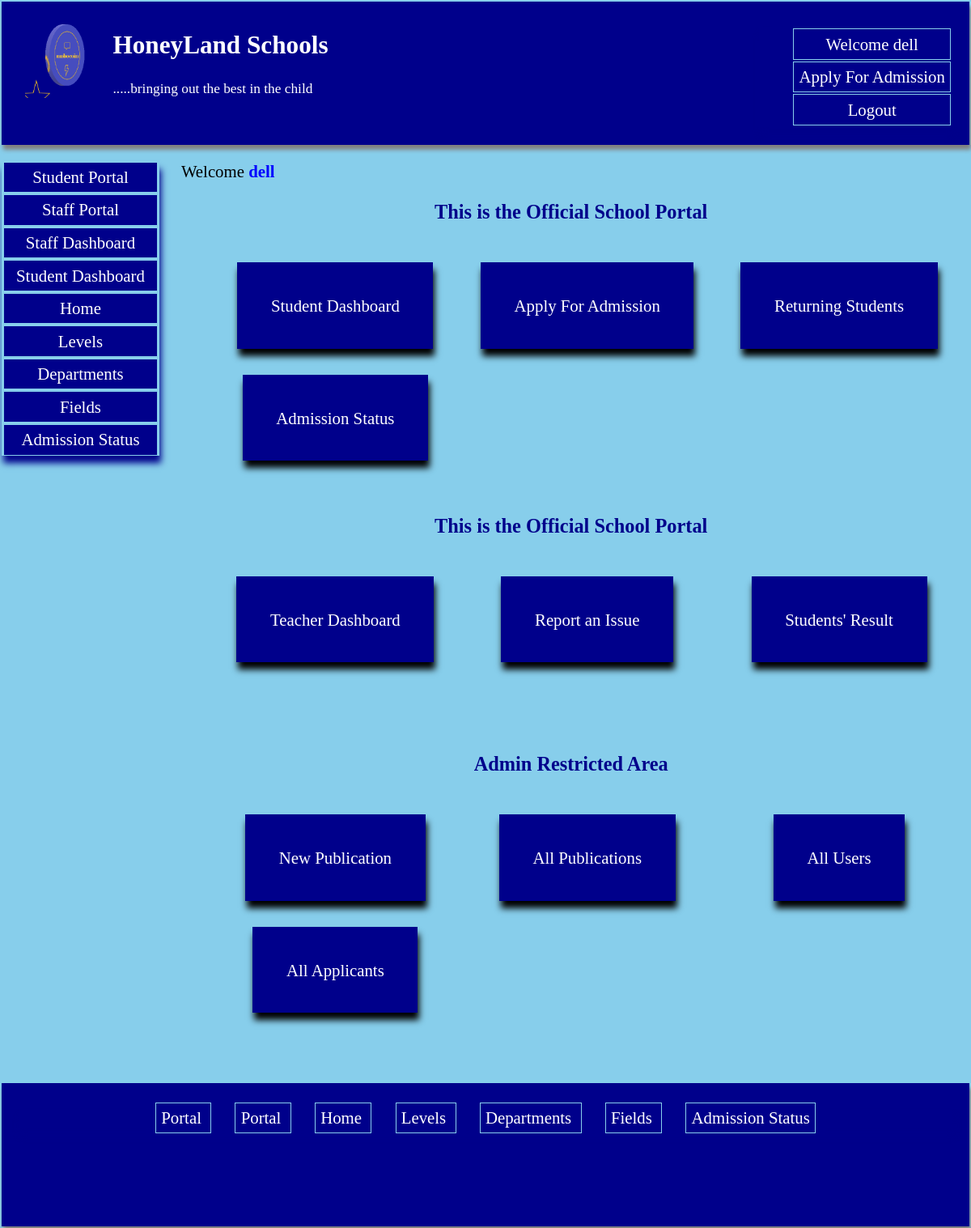
Page /portal/ (signed in) on the committed database.
### profiles/models.py (models this page shows, shortened)
class CustomUser(AbstractUser):
    phone = models.IntegerField(null=True,  unique=True)
    country = models.CharField(max_length=200,  blank=True)
    state = models.CharField(max_length=200,  blank=True)
    is_student = models.BooleanField(default=0)
    is_teacher = models.BooleanField(default=0)
    mailing_address = models.CharField(max_length=200,  blank=True)

class Logo(models.Model):
    name = models.CharField(max_length=200, null=True)
    image = models.ImageField(upload_to='media/')

### studentportal/views.py (the view)
# urls.py: path('portal/', views.Portal.as_view(), name= 'portal'),
class Portal(  ListView):
    model = Student_field
    template_name = 'portal.html'
    context_object_name = 'studentfields'
    def get_context_data(self, **kwargs):
        context = super().get_context_data(**kwargs)
        context['logo'] = Logo.objects.all()
        return context

### studentportal/templates/portal.html (shortened to what this page needs)
{% extends 'baseportal.html' %}
{% block content %}
{% if request.user.is_authenticated %}<p> Welcome <b style ='color:blue;'>
    {{request.user}}
</b>
{% endif %}
{% if request.user.is_student or request.user.is_superuser %}
<h3 style='text-align: center; color: darkblue'> This is the Official School Portal </h3>
<br>
<ul  class='boarddash' style='display: grid; grid-template-columns: 2.5fr 2.5fr 2.5fr; grid-gap: 0.5em; '>
<li><a href ='{% url "studentdashboardlink" %}'> Student  Dashboard </a> </li>
<li><a href ='{% url "apply" %}'>   Apply For Admission </a> </li>
<li><a href ='{% url "login" %}'> Returning Students </a> </li>
<li><a href ='{% url "admissionstat" %}'>  Admission Status </a> </li>
</ul>
{% endif %}
{% if request.user.is_superuser or request.user.is_teacher %}
<h3 style='text-align: center; color: darkblue'> This is the Official School Portal </h3>
<br>
<ul  class='boarddash' style='display: grid; grid-template-columns: 2.5fr 2.5fr 2.5fr; grid-gap: 0.5em; '>
<li><a href ='{% url "staffdashboard" %}'> Teacher  Dashboard </a> </li>
<li><a href ='{% url "register" %}'>   Report an Issue </a> </li>
<li><a href ='{% url "newexamscores" %}'> Students' Result </a> </li>
</ul>
{% endif %}
<br>
{% if  request.user.is_superuser  %}
<h3 style='color: darkblue; text-align: center'> Admin Restricted Area </h3>
<br>
<ul  class='boarddash' style='display: grid; grid-template-columns: 2.5fr 2.5fr 2.5fr; grid-gap: 0.5em; '>
    <li><a href ='{% url "createpub" %}'> New Publication </a> </li>
<li><a href ='{% url "publist" %}'> All Publications </a> </li>
<li><a href ='{% url "userlist" %}'> All Users </a> </li>
<li><a href ='{% url "applicantlist" %}'> All Applicants </a> </li>
</ul>
<br>
{% endif %}
{% endblock %}

### studentportal/templates/baseportal.html (shortened to what this page needs)
<head>
</head>
<body style ='margin: 0em; padding: 0.1em; font-size: 1.3em;  background: skyblue;'   >
    <header style= 'box-shadow: 2px 6px 5px grey;margin: 0em; padding-left: 1em; padding-right: 1em; padding-top: 0.5em; height: 8em;
    background: darkblue; color: white;'>
    {% if   request.user.is_superuser or  request.user.is_authenticated %}
    <ul class='nav' style='float: right; list-style-type: none;' >
   <li> <a  style ='color: white; ' href = "#"> Welcome {{user}} </a></li>
   <li><a  style ='color: white; ' href ='{% url "apply" %}'> Apply For Admission </a></li>
    <li><a  style ='color: white; ' href ='{% url "portallogout" %}'> Logout </a></li>
    </ul>
    {% endif %}
    {% for log in logo  %}
    <img style="backgrond: skyblue; float: left; margin: 0.4em; width: 100px; height: 100px;" src ="{{log.image.url}}"  >
{% endfor %}
<h2 style='text-align: left'><a style='color: white;' href='{% url "home" %}'>HoneyLand Schools</a></h2>
<p style='text-align: left'> <small> .....bringing out the best in the child </small></p>
    </header>
<div class ='cover'>
<nav >
    <ul class ='nav' style =' padding:0;  list-style-type: none;'>
        {% if request.user.is_student or request.user.is_superuser %}
        <li><a href ='{% url "portal" %}'> Student Portal </a></li>
        {% endif %}
        {% if request.user.is_teacher or request.user.is_superuser %}
        <li><a href ='{% url "portal" %}'> Staff Portal </a></li>
        {% endif %}
        {% if request.user.is_teacher or request.user.is_superuser %}
        <li><a href ='{% url "staffdashboard" %}'> Staff Dashboard </a></li>
        {% endif %}
{% if request.user.is_student or request.user.is_superuser %}
        <li><a href ='{% url "studentdashboardlink" %}'> Student Dashboard </a></li>
        {% endif %}
        <li><a href ='{% url "home" %}'> Home </a></li>
        <li> <a href ='{% url "levels" %}'> Levels </a> </li>
        <li> <a href ='{% url "departments" %}'> Departments </a> </li>
        <li><a href ='{% url "fields" %}'> Fields </a></li>
        <li><a  style ='color: white; ' href ='{% url "admissionstat" %}'> Admission Status </a></li>
    </nav>
<section style='padding-right: 0.5em'>
{% block content %}
{% endblock %}
</section>
</div>
<footer style= 'box-shadow: 2px 6px 5px grey;margin: 0em; padding-left: 1em; padding-right: 1em; padding-top: 0.5em; height: 8em;
    background: darkblue; color: white;'>
    <nav>
        <ul class ='navfooter' style =' padding:0;  list-style-type: none;'>
            {% if request.user.is_student or request.user.is_superuser  %}
            <li><a href ='{% url "studentdashboardlink" %}'>  Portal </a></li>
            {% endif %}
    {% if request.user.is_teacher or request.user.is_superuser%}
            <li><a href ='{% url "staffdashboard" %}'>  Portal </a></li>
            {% endif %}
            <li><a href ='{% url "home" %}'> Home </a></li>
            <li> <a href ='{% url "levels" %}'> Levels </a> </li>
            <li> <a href ='{% url "departments" %}'> Departments </a> </li>
            <li><a href ='{% url "fields" %}'> Fields </a></li>
            <li><a  style ='color: white; ' href ='{% url "admissionstat" %}'> Admission Status </a></li>
    </nav>
</footer>
</body>

### studentportal/templates/baseportal.html (style rules this page uses)
a { text-decoration: none; }
.cover { display: grid; grid-template-columns: 2fr 10fr; grid-gap: 1.3em; }
.nav { box-shadow: 2px 9px 8px darkblue; }
.nav li { color: white; background: darkblue; margin: 0.1em; text-align: center; border: 1px solid skyblue; }
.nav li a { padding: 0.3em; display: block; color: white; }
.navfooter { text-align: center; box-shadow: 2px 9px 8px darkblue; }
.navfooter li { color: white; padding: 0.6em; display: inline; background: darkblue; margin: 0.1em; text-align: center; }
.navfooter li a { padding: 0.3em; color: white; border: 1px solid skyblue; }
.boarddash { list-style-type: none; }
.boarddash li { text-align: center; color: white; margin-top: 1em; margin-bottom: 4em; }
.boarddash li a { background: darkblue; padding: 2em; color: white; box-shadow: 2px 9px 8px black; }

### rows in the picture
CustomUser: username "dell", user "dell"
Logo: image (picture)
